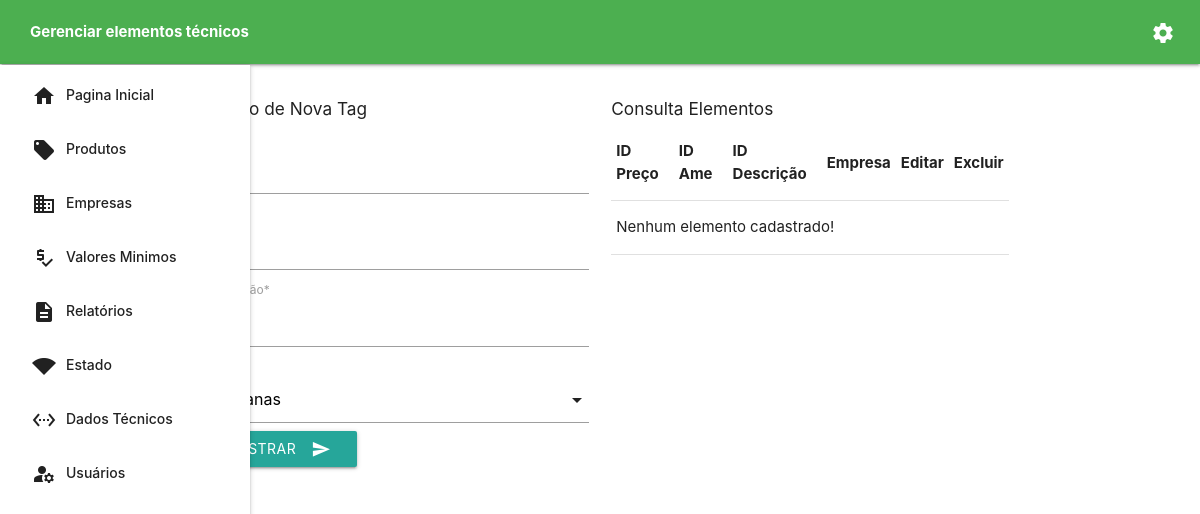
The app's page /dashboard/manage-tech, older data.
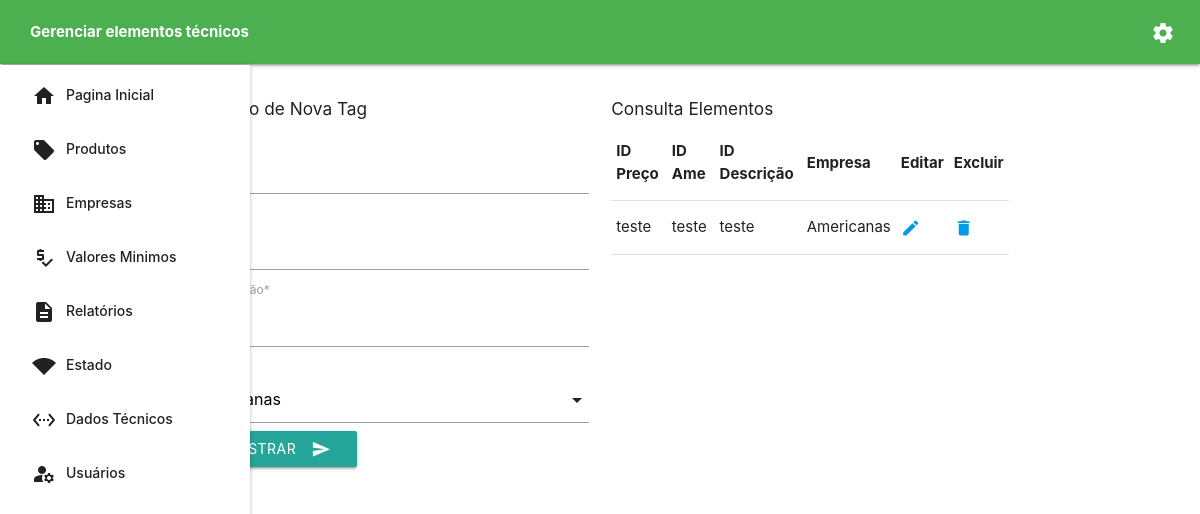
The same page, newer data.
### pages/models.py (models this page shows, shortened)
class WebSiteDivElement(models.Model):
    price_div = models.CharField(max_length=400, verbose_name="ID Preço")
    ame_div = models.CharField(max_length=400, verbose_name="ID Ame")
    description_div = models.CharField(max_length=400, verbose_name="ID Descrição")
    company = models.ForeignKey(Company, on_delete=models.PROTECT, default='', verbose_name="Empresa")

class Company(models.Model):
    description = models.CharField(max_length=300, verbose_name="Descrição")
    date = models.DateTimeField(default=datetime.date.today)
    web_site = models.CharField(max_length=300, default="")
    def __str__(self):
        return self.description

### pages/views.py (the view, shortened to what this page needs)
# urls.py: path('dashboard/manage-tech', ManageWebSiteDivs.as_view(), name='manage-tech'),
class ManageWebSiteDivs(CreateView):
    model = WebSiteDivElement
    fields = ['price_div', 'ame_div', 'description_div', 'company']
    template_name = 'pages/dashboard/manage-tech.html'
    success_url = reverse_lazy('manage-tech')
    def get_context_data(self, **kwargs):
        context = super().get_context_data(**kwargs)
        context["div_elements"] = WebSiteDivElement.objects.all()
        return context

### templates/pages/dashboard/manage-tech.html (shortened to what this page needs)
{% extends 'base/base.html' %}
{% load i18n %}
{% load static %}
{% load crispy_forms_tags %}
{% block dash-title %}
    <b>{% trans 'Gerenciar elementos técnicos' %}</b>
{% endblock %}
{% block content %}
    <div class="row">
        <div class="col s6">
            <h6>{% trans 'Inclusão de Nova Tag' %}</h6>
            <form action="" method="POST" class="form-group">
                {{ form|crispy }}
                <button class="btn waves-effect" type="submit" name="action">{% trans 'Cadastrar' %}
                    <i class="material-icons right">send</i>
                </button>
            </form>
        </div>
        <div class="col s6">
            <h6>{% trans 'Consulta Elementos' %}</h6>
            <table class="responsive-table">
                <thead>
                <tr>
                    <th>{% trans 'ID Preço' %}</th>
                    <th>{% trans 'ID Ame' %}</th>
                    <th>{% trans 'ID Descrição' %}</th>
                    <th>{% trans 'Empresa' %}</th>
                    <th>{% trans 'Editar' %}</th>
                    <th>{% trans 'Excluir' %}</th>
                </tr>
                </thead>
                {% for element in div_elements %}
                    <tbody>
                    <tr>
                        <td>{{ element.price_div }}</td>
                        <td>{{ element.ame_div }}</td>
                        <td>{{ element.description_div }}</td>
                        <td>{{ element.company }}</td>
                        <td><a href="{% url 'update-tech' element.pk %}"><span class="material-icons"
                                                                               style="font-size: 20px !important;">edit</span></a>
                        </td>
                        <td><a href="{% url 'delete-tech' element.pk %}"><span class="material-icons"
                                                                               style="font-size: 20px !important;">delete</span></a>
                        </td>
                    </tr>
                    </tbody>
                {% empty %}
                    <tbody>
                    <tr>
                        <td colspan="6">{% trans 'Nenhum elemento cadastrado!' %}</td>
                    </tr>
                    </tbody>
                {% endfor %}
            </table>
        </div>
    </div>
{% endblock %}

Row changes from the older to the newer data that the page shows:
added WebSiteDivElement: price_div "teste", ame_div "teste", description_div "teste", company "Americanas"
Text that changed along with them:
text no longer shown: "Nenhum elemento cadastrado!"
